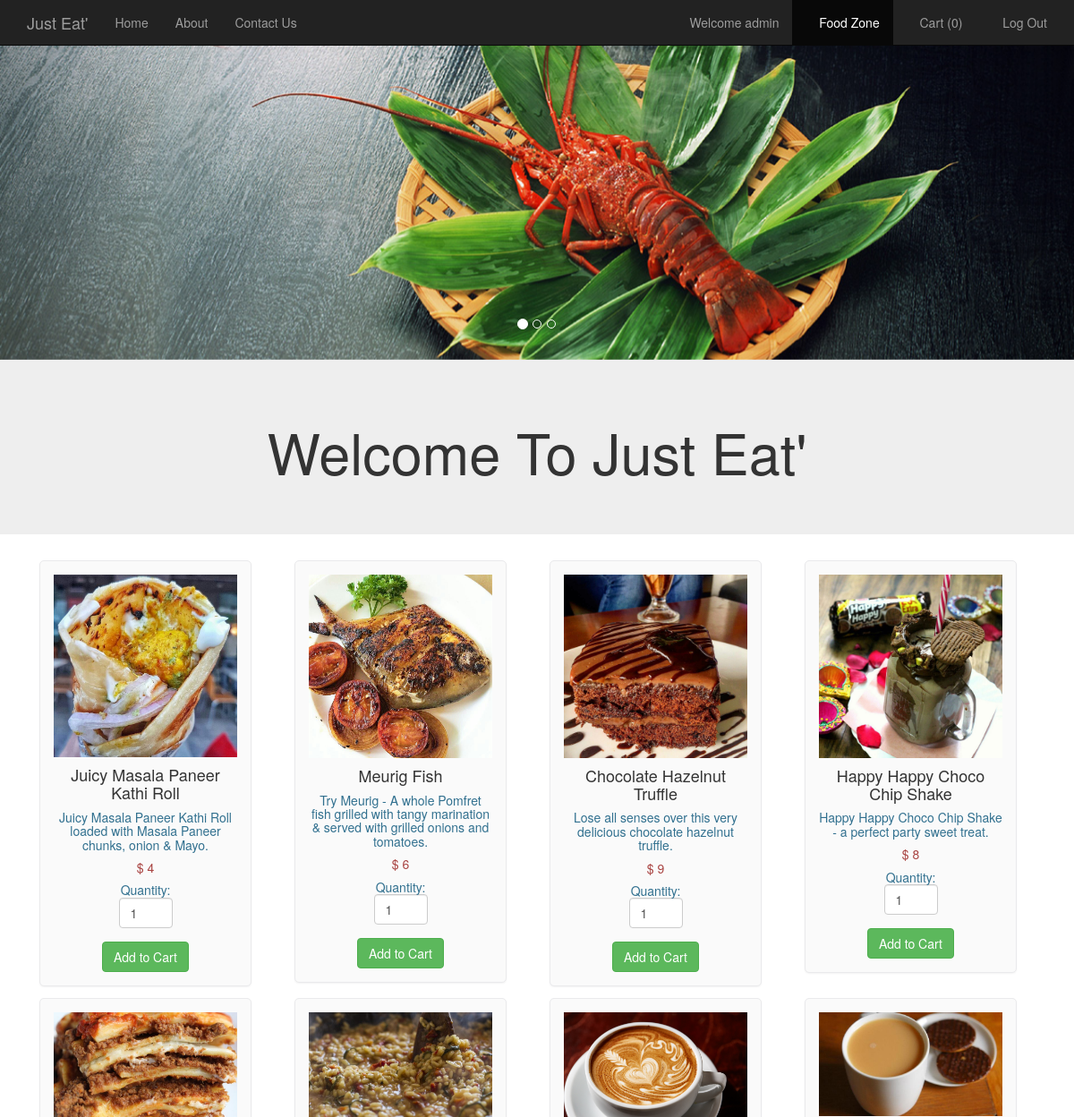
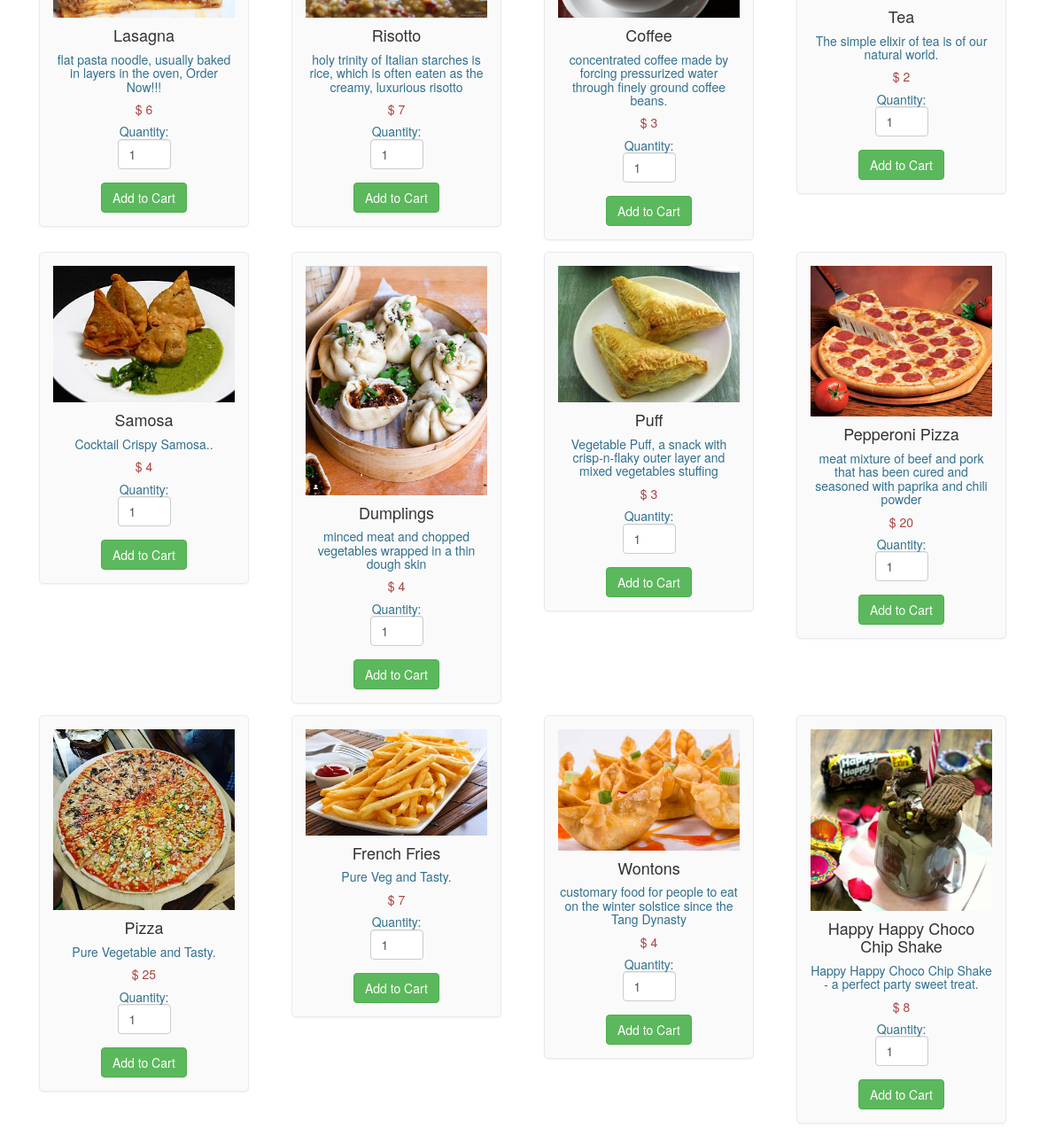
Screenshot of /foodlist.php (signed in) with the database file from the repository (2 pictures, top to bottom).
### tables this page shows
CREATE TABLE `food` (
  `F_ID` int(30) NOT NULL,
  `name` varchar(30) NOT NULL,
  `price` int(30) NOT NULL,
  `description` varchar(200) NOT NULL,
  `R_ID` int(30) NOT NULL,
  `images_path` varchar(200) NOT NULL,
  `options` varchar(10) NOT NULL DEFAULT 'ENABLE'
);

### foodlist.php (the view, shortened to what this page needs)
<html>
  <head>
  </head>
  <link rel="stylesheet" type = "text/css" href ="css/foodlist.css">
  <link rel="stylesheet" type = "text/css" href ="css/bootstrap.min.css">
  <body>
    <nav class="navbar navbar-inverse navbar-fixed-top navigation-clean-search" role="navigation">
      <div class="container">
        <div class="navbar-header">
          <a class="navbar-brand" href="index.php">Just Eat'</a>
        </div>
        <div class="collapse navbar-collapse " id="myNavbar">
          <ul class="nav navbar-nav">
            <li><a href="index.php">Home</a></li>
            <li><a href="aboutus.php">About</a></li>
            <li><a href="contactus.php">Contact Us</a></li>
          </ul>
<?php
if(isset($_SESSION['login_user1'])){
?>
          <ul class="nav navbar-nav navbar-right">
            <li><a href="#"><span class="glyphicon glyphicon-user"></span> Welcome <?php echo $_SESSION['login_user1']; ?> </a></li>
            <li><a href="myrestaurant.php">MANAGER CONTROL PANEL</a></li>
            <li><a href="logout_m.php"><span class="glyphicon glyphicon-log-out"></span> Log Out </a></li>
          </ul>
<?php
}
else if (isset($_SESSION['login_user2'])) {
  ?>
           <ul class="nav navbar-nav navbar-right">
            <li><a href="#"><span class="glyphicon glyphicon-user"></span> Welcome <?php echo $_SESSION['login_user2']; ?> </a></li>
            <li class="active" ><a href="foodlist.php"><span class="glyphicon glyphicon-cutlery"></span> Food Zone </a></li>
            <li><a href="cart.php"><span class="glyphicon glyphicon-shopping-cart"></span> Cart  (<?php
              if(isset($_SESSION["cart"])){
              $count = count($_SESSION["cart"]);
              echo "$count";
            }
              else
                echo "0";
              ?>) </a></li>
            <li><a href="logout_u.php"><span class="glyphicon glyphicon-log-out"></span> Log Out </a></li>
          </ul>
<?php
}
?>
        </div>
      </div>
    </nav>
    <div id="myCarousel" class="carousel slide" data-ride="carousel">
    <ol class="carousel-indicators">
      <li data-target="#myCarousel" data-slide-to="0" class="active"></li>
      <li data-target="#myCarousel" data-slide-to="1"></li>
      <li data-target="#myCarousel" data-slide-to="2"></li>
    </ol>
    <div class="carousel-inner">
      <div class="item active">
      <img src="images/slide002.jpg" style="width:100%;">
      <div class="carousel-caption">
      </div>
      </div>
    </div>
   <a class="left carousel-control" href="#myCarousel" data-slide="prev">
      <span class="glyphicon glyphicon-chevron-left"></span>
    </a>
    <a class="right carousel-control" href="#myCarousel" data-slide="next">
      <span class="glyphicon glyphicon-chevron-right"></span>
    </a>
    </div>
<div class="jumbotron">
  <div class="container text-center">
    <h1>Welcome To Just Eat'</h1>
  </div>
</div>
<div class="container" style="width:95%;">
<?php
$conn = Connect();
$sql = "SELECT * FROM FOOD WHERE options = 'ENABLE' ORDER BY F_ID";
$result = mysqli_query($conn, $sql);
if (mysqli_num_rows($result) > 0)
{
  $count=0;
  while($row = mysqli_fetch_assoc($result)){
    if ($count == 0)
      echo "<div class='row'>";
?>
<div class="col-md-3">
<form method="post" action="cart.php?action=add&id=<?php echo $row["F_ID"]; ?>">
<div class="mypanel" align="center";>
<img src="<?php echo $row["images_path"]; ?>" class="img-responsive">
<h4 class="text-dark"><?php echo $row["name"]; ?></h4>
<h5 class="text-info"><?php echo $row["description"]; ?></h5>
<h5 class="text-danger">$ <?php echo $row["price"]; ?></h5>
<h5 class="text-info">Quantity: <input type="number" min="1" max="25" name="quantity" class="form-control" value="1" style="width: 60px;"> </h5>
<input type="submit" name="add" style="margin-top:5px;" class="btn btn-success" value="Add to Cart">
</div>
</form>
</div>
<?php
$count++;
if($count==4)
{
  echo "</div>";
  $count=0;
}
}
?>
</div>
  <?php
}
?>
</body>
</html>

### css/foodlist.css (style rules this page uses)
body,html { height: 100%; }
body { padding-top: 50px; background-image: url('bgimg1.jpg'); background-repeat: repeat; background-size: cover; background-position: center; }
.mypanel { border: 1px solid #eaeaec; margin: -1px 19px 3px -1px; box-shadow: 0 1px 2px rgba(0,0,0,0.05); background-color: #FAFAFA; padding:15px; border-radius: 5px; }
input { border: 5px solid white; }

### rows the page displays
food: images_path (picture), name "Juicy Masala Paneer Kathi Roll", description "Juicy Masala Paneer Kathi Roll loaded with Masala Paneer chunks, onion & Mayo.", price "4"
food: images_path (picture), name "Meurig Fish", description "Try Meurig - A whole Pomfret fish grilled with tangy marination & served with grilled onions and tomatoes.", price "6"
food: images_path (picture), name "Chocolate Hazelnut Truffle", description "Lose all senses over this very delicious chocolate hazelnut truffle.", price "9"
food: images_path (picture), name "Happy Happy Choco Chip Shake", description "Happy Happy Choco Chip Shake - a perfect party sweet treat.", price "8"
food: images_path (picture), name "Lasagna", description "flat pasta noodle, usually baked in layers in the oven, Order Now!!!", price "6"
food: images_path (picture), name "Risotto", description "holy trinity of Italian starches is rice, which is often eaten as the creamy, luxurious risotto", price "7"
food: images_path (picture), name "Coffee", description "concentrated coffee made by forcing pressurized water through finely ground coffee beans.", price "3"
food: images_path (picture), name "Tea", description "The simple elixir of tea is of our natural world.", price "2"
food: images_path (picture), name "Samosa", description "Cocktail Crispy Samosa..", price "4"
food: images_path (picture), name "Dumplings", description "minced meat and chopped vegetables wrapped in a thin dough skin", price "4"
food: images_path (picture), name "Puff", description "Vegetable Puff, a snack with crisp-n-flaky outer layer and mixed vegetables stuffing", price "3"
food: images_path (picture), name "Pepperoni Pizza", description "meat mixture of beef and pork that has been cured and seasoned with paprika and chili powder", price "20"
food: images_path (picture), name "Pizza", description "Pure Vegetable and Tasty.", price "25"
food: images_path (picture), name "French Fries", description "Pure Veg and Tasty.", price "7"
food: images_path (picture), name "Wontons", description "customary food for people to eat on the winter solstice since the Tang Dynasty", price "4"
food: images_path (picture), name "Happy Happy Choco Chip Shake", description "Happy Happy Choco Chip Shake - a perfect party sweet treat.", price "8"

### other values shown
$_SESSION['login_user2'] "admin"
